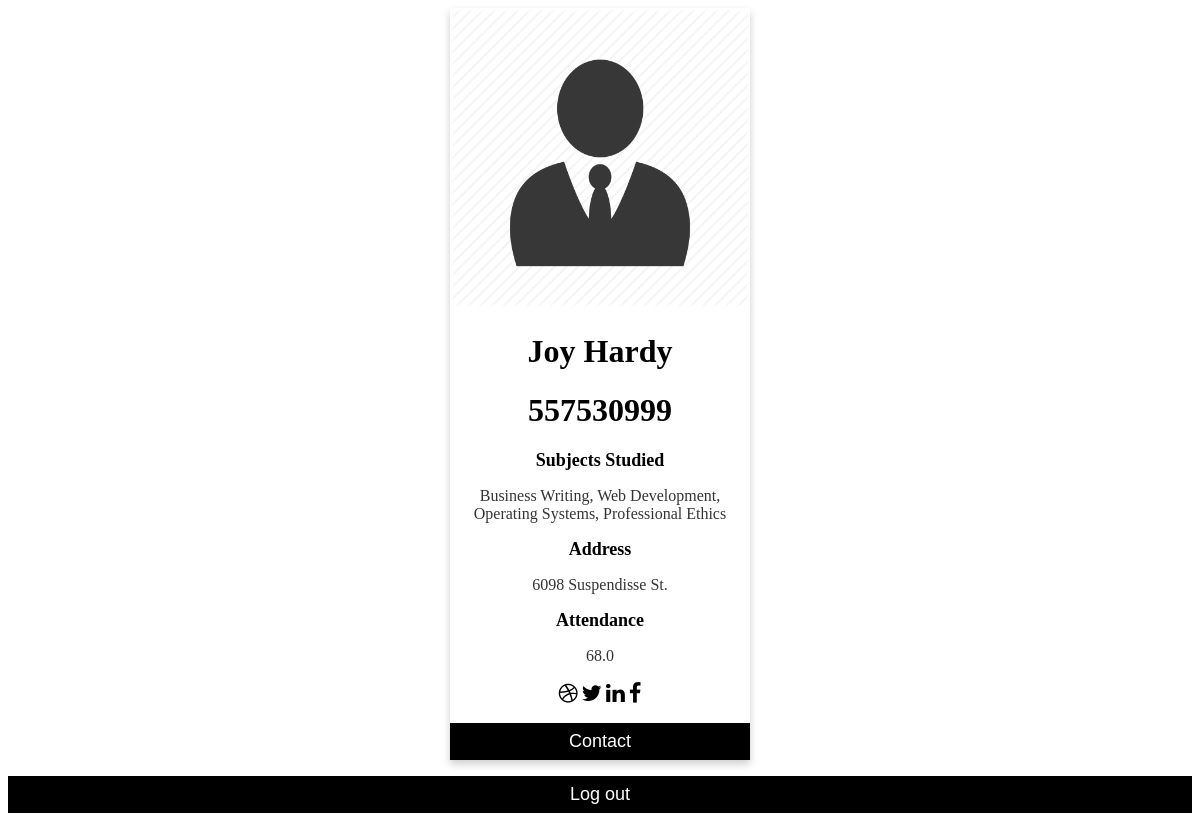
The app's page /students/557530999/ (signed in) with its own data.
### myapp/models.py (models this page shows, shortened)
class Student(models.Model):
    serial_no = models.IntegerField(primary_key=True,default=1,max_length=100)
    first_name = models.CharField(max_length=40,null=True)
    last_name = models.CharField(max_length=40,null=True)
    subjects = models.CharField(max_length=500,null=True)
    address = models.CharField(max_length=50,null=True)
    attendance = models.FloatField(default=75)

### myapp/views.py (the view)
# urls.py: path('students/<int:number>/',views.student_detail_view,name="student_detail"),
def student_detail_view(request,number):
    if request.user.is_authenticated:
        student = Student.objects.get(serial_no=number)
        context = {
        "student": student
        }
        return render(request,'student_detail.html',context)
    else:
        return HttpResponseRedirect(reverse("signup"))

### myapp/templates/student_detail.html (shortened to what this page needs)
{% load static %}
<!DOCTYPE html>
<html lang="en" dir="ltr">
    <head>
        <link rel="stylesheet" type="text/css" href="{% static 'myapp/student_detail.css' %}">
        <link rel="stylesheet" href="https://cdnjs.cloudflare.com/ajax/libs/font-awesome/4.7.0/css/font-awesome.min.css">
    </head>
    <body>
<div class="card">
  <img src="{% static 'myapp/images/man_profile.png' %}" alt="John" style="width:100%">
  <h1>{{student.first_name}} {{student.last_name}}</h1>
  <h1> {{student.serial_no}} </h1>
  <h2 class="title">Subjects Studied</h2>
  <p>{{student.subjects}}</p>
  <h2 class="title"> Address </h2>
  <p> {{student.address}} </p>
  <h2 class="title"> Attendance </h2>
  <p> {{student.attendance}} </p>
  <a href="#"><i class="fa fa-dribbble"></i></a>
  <a href="#"><i class="fa fa-twitter"></i></a>
  <a href="#"><i class="fa fa-linkedin"></i></a>
  <a href="#"><i class="fa fa-facebook"></i></a>
  <p><button>Contact</button></p>
</div>
        <a href="{% url 'logout' %}"> <button> Log out </button></a>
    </body>
</html>

### myapp/static/myapp/student_detail.css (style rules this page uses)
.card { box-shadow: 0 4px 8px 0 rgba(0, 0, 0, 0.2); max-width: 300px; margin: auto; text-align: center; }
.title { color: rgba(0,0,0,1); font-size: 18px; }
button { border: none; outline: 0; display: inline-block; padding: 8px; color: white; background-color: #000; text-align: center; cursor: pointer; width: 100%; font-size: 18px; }
a { text-decoration: none; font-size: 22px; color: black; }
p { color: rgba(0,0,0,0.8); }

### records on screen
Student: first_name "Joy", last_name "Hardy", serial_no "557530999", subjects "Business Writing, Web Development, Operating Systems, Professional Ethics", address "6098 Suspendisse St.", attendance "68.0"
